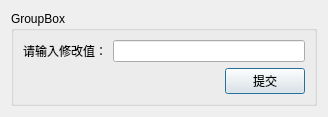
<?xml version="1.0" encoding="UTF-8"?>
<ui version="4.0">
 <class>ModifyPassengerDlg</class>
 <widget class="QDialog" name="ModifyPassengerDlg">
  <property name="geometry">
   <rect>
    <x>0</x>
    <y>0</y>
    <width>328</width>
    <height>112</height>
   </rect>
  </property>
  <property name="windowTitle">
   <string>ModifyPassenger</string>
  </property>
  <layout class="QGridLayout" name="gridLayout_2">
   <item row="0" column="0">
    <widget class="QGroupBox" name="groupBox">
     <property name="title">
      <string>GroupBox</string>
     </property>
     <layout class="QGridLayout" name="gridLayout">
      <item row="0" column="0">
       <layout class="QVBoxLayout" name="verticalLayout">
        <item>
         <layout class="QHBoxLayout" name="horizontalLayout">
          <item>
           <widget class="QLabel" name="label">
            <property name="text">
             <string>请输入修改值：</string>
            </property>
            <property name="alignment">
             <set>Qt::AlignRight|Qt::AlignTrailing|Qt::AlignVCenter</set>
            </property>
           </widget>
          </item>
          <item>
           <widget class="QLineEdit" name="lineEdit"/>
          </item>
         </layout>
        </item>
        <item>
         <layout class="QHBoxLayout" name="horizontalLayout_2">
          <item>
           <spacer name="horizontalSpacer">
            <property name="orientation">
             <enum>Qt::Horizontal</enum>
            </property>
            <property name="sizeHint" stdset="0">
             <size>
              <width>40</width>
              <height>20</height>
             </size>
            </property>
           </spacer>
          </item>
          <item>
           <widget class="QPushButton" name="pushButton">
            <property name="text">
             <string>提交</string>
            </property>
           </widget>
          </item>
         </layout>
        </item>
       </layout>
      </item>
     </layout>
    </widget>
   </item>
  </layout>
 </widget>
 <resources/>
 <connections/>
</ui>
